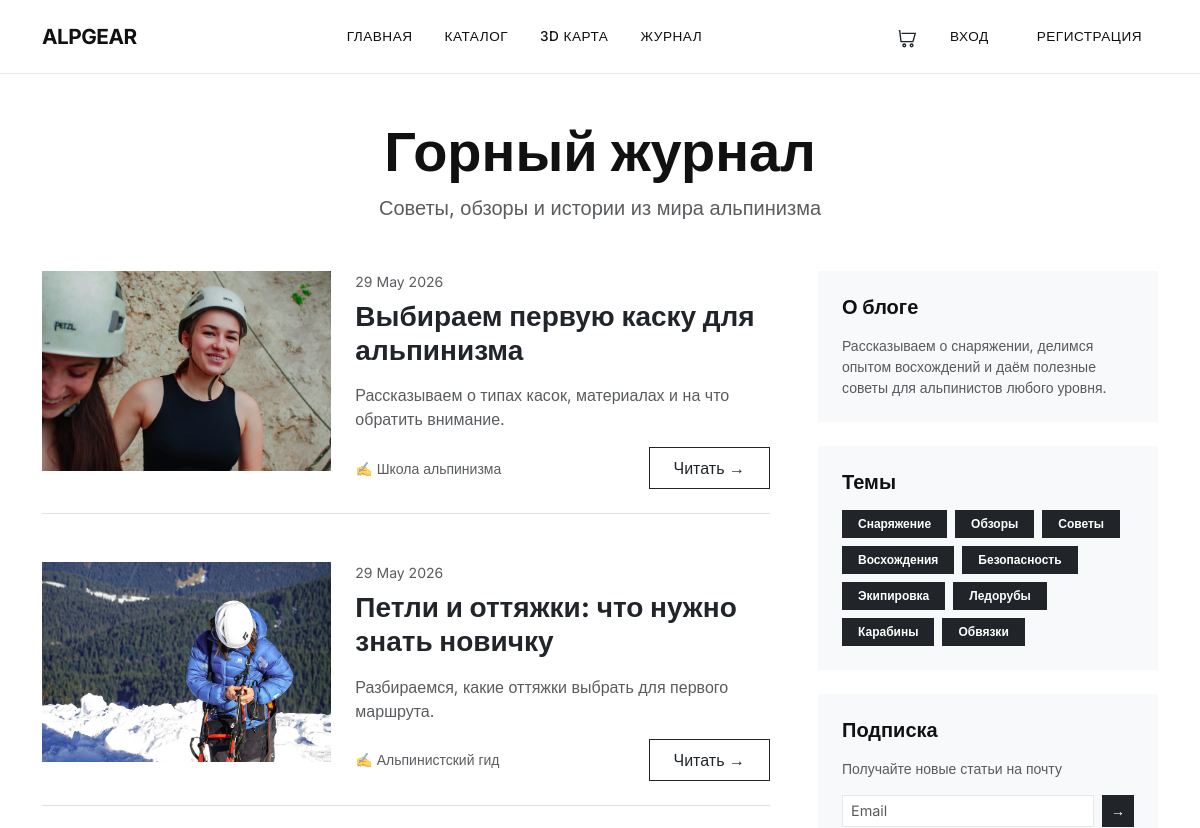
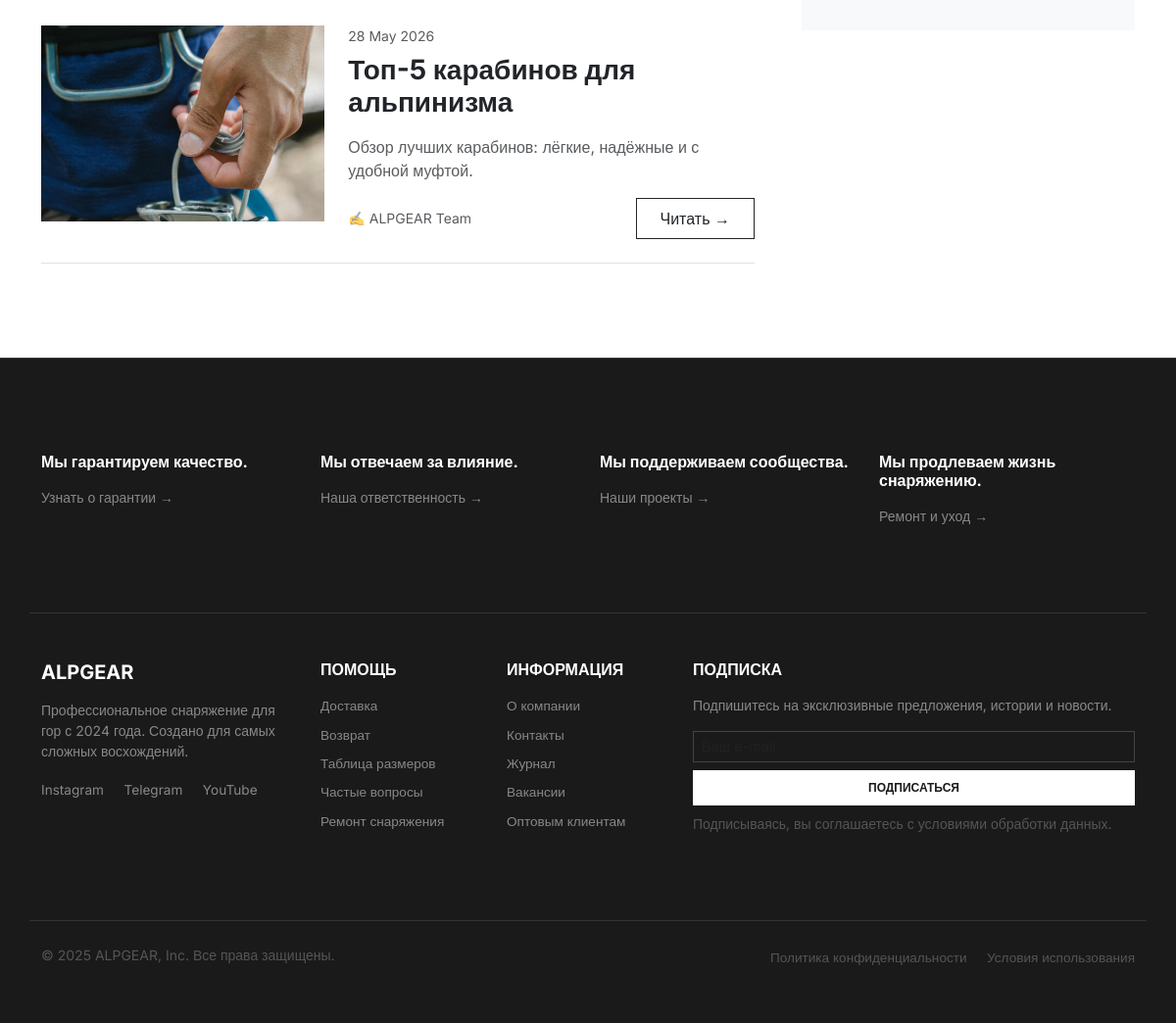
Screenshot of /shop/journal/ with the database file from the repository (2 pictures, top to bottom).
### shop/models.py (models this page shows, shortened)
class Article(models.Model):
    title = models.CharField(max_length=200, verbose_name='Заголовок')
    slug = models.SlugField(max_length=200, unique=True, verbose_name='URL')
    excerpt = models.TextField(verbose_name='Краткое описание', help_text='Отображается в списке статей')
    content = models.TextField(verbose_name='Полный текст')
    image = models.ImageField(upload_to='articles/%Y/%m/%d/', blank=True, verbose_name='Изображение')
    author = models.CharField(max_length=100, default='ALPGEAR Team', verbose_name='Автор')
    created_at = models.DateTimeField(auto_now_add=True, verbose_name='Дата публикации')
    updated_at = models.DateTimeField(auto_now=True, verbose_name='Обновлено')
    is_published = models.BooleanField(default=True, verbose_name='Опубликовано')
    class Meta:
        verbose_name = 'Статья'
        verbose_name_plural = 'Статьи'
        ordering = ['-created_at']
    def get_absolute_url(self):
        return reverse('shop:article_detail', args=[self.slug])

### shop/views.py (the view)
# urls.py: path('journal/', views.article_list, name='article_list'),
def article_list(request):
    articles = Article.objects.filter(is_published=True)
    return render(request, 'shop/article_list.html', {'articles': articles})

### cart/cart.py (called while the page is built)
    def __len__(self):
        return sum(item['quantity'] for item in self.cart.values())

### cart/context_processors.py (called while the page is built)
def cart(request):
    return {'cart': Cart(request)}

### templates/shop/article_list.html (shortened to what this page needs)
{% extends "base.html" %}
{% load static %}
{% block content %}
<div class="container py-5">
    <div class="text-center mb-5">
        <h1 class="display-4 fw-bold">Горный журнал</h1>
        <p class="text-muted fs-5">Советы, обзоры и истории из мира альпинизма</p>
    </div>
    <div class="row g-5">
        <div class="col-lg-8">
            {% for article in articles %}
            <article class="mb-5 pb-4 border-bottom">
                <a href="{{ article.get_absolute_url }}" class="text-decoration-none text-dark">
                    <div class="row g-4">
                        {% if article.image %}
                        <div class="col-md-5">
                            <img src="{{ article.image.url }}" class="img-fluid w-100" style="height: 200px; object-fit: cover;" alt="{{ article.title }}">
                        </div>
                        <div class="col-md-7">
                    {% else %}
                        <div class="col-12">
                    {% endif %}
                            <div class="small text-muted mb-2">{{ article.created_at|date:"d M Y" }}</div>
                            <h2 class="h3 fw-bold mb-3">{{ article.title }}</h2>
                            <p class="text-muted">{{ article.excerpt|truncatechars:150 }}</p>
                            <div class="d-flex justify-content-between align-items-center mt-3">
                                <span class="small text-muted">✍️ {{ article.author }}</span>
                                <span class="btn btn-outline-dark rounded-0 px-4 py-2">Читать →</span>
                            </div>
                        </div>
                    </div>
                </a>
            </article>
            {% empty %}
            <div class="text-center py-5">
                <div class="display-1 mb-3">🏔️</div>
                <h3 class="fw-bold mb-2">Статей пока нет</h3>
                <p class="text-muted">Скоро здесь появятся полезные материалы</p>
            </div>
            {% endfor %}
        </div>
        <div class="col-lg-4">
            <div class="sticky-top" style="top: 90px;">
                <div class="mb-4 p-4" style="background: #f8f9fa;">
                    <h5 class="fw-bold mb-3">О блоге</h5>
                    <p class="small text-muted mb-0">Рассказываем о снаряжении, делимся опытом восхождений и даём полезные советы для альпинистов любого уровня.</p>
                </div>
                <div class="mb-4 p-4" style="background: #f8f9fa;">
                    <h5 class="fw-bold mb-3">Темы</h5>
                    <div class="d-flex flex-wrap gap-2">
                        <a href="{% url 'shop:product_list' %}?search=снаряжение" class="badge bg-dark text-white text-decoration-none px-3 py-2 rounded-0">Снаряжение</a>
                        <a href="{% url 'shop:product_list' %}?search=обзор" class="badge bg-dark text-white text-decoration-none px-3 py-2 rounded-0">Обзоры</a>
                        <a href="{% url 'shop:product_list' %}?search=советы" class="badge bg-dark text-white text-decoration-none px-3 py-2 rounded-0">Советы</a>
                        <a href="{% url 'shop:product_list' %}?search=восхождение" class="badge bg-dark text-white text-decoration-none px-3 py-2 rounded-0">Восхождения</a>
                        <a href="{% url 'shop:product_list' %}?search=безопасность" class="badge bg-dark text-white text-decoration-none px-3 py-2 rounded-0">Безопасность</a>
                        <a href="{% url 'shop:product_list' %}?search=экипировка" class="badge bg-dark text-white text-decoration-none px-3 py-2 rounded-0">Экипировка</a>
                        <a href="{% url 'shop:product_list' %}?search=ледоруб" class="badge bg-dark text-white text-decoration-none px-3 py-2 rounded-0">Ледорубы</a>
                        <a href="{% url 'shop:product_list' %}?search=карабин" class="badge bg-dark text-white text-decoration-none px-3 py-2 rounded-0">Карабины</a>
                        <a href="{% url 'shop:product_list' %}?search=обвязка" class="badge bg-dark text-white text-decoration-none px-3 py-2 rounded-0">Обвязки</a>
                    </div>
                </div>
                <div class="p-4" style="background: #f8f9fa;">
                    <h5 class="fw-bold mb-3">Подписка</h5>
                    <p class="small text-muted">Получайте новые статьи на почту</p>
                    <div class="d-flex gap-2">
                        <input type="email" id="blog-subscribe-email" class="form-control form-control-sm rounded-0" placeholder="Email">
                        <button id="blog-subscribe-btn" class="btn btn-dark rounded-0 btn-sm">→</button>
                    </div>
                </div>
            </div>
        </div>
    </div>
</div>
{% endblock %}

### static/css/style.css (style rules this page uses)
:root { --white: #ffffff; --black: #111111; --gray: #666666; --light-gray: #f5f5f5; --border: #e8e8e8; --gold: #c9a03d; }
body { font-family: 'Inter', sans-serif; background: var(--white); color: var(--black); }
.form-control, .form-select { border-radius: 0; border-color: var(--border); font-size: 0.9rem; }

### templates/base.html (style rules this page uses)
body { font-family: 'Inter', sans-serif; background: #ffffff; }

### rows the page displays
Article: image (picture), created_at "29 May 2026", title "Выбираем первую каску для альпинизма", excerpt "Рассказываем о типах касок, материалах и на что обратить внимание.", author "Школа альпинизма"
Article: image (picture), created_at "29 May 2026", title "Петли и оттяжки: что нужно знать новичку", excerpt "Разбираемся, какие оттяжки выбрать для первого маршрута.", author "Альпинистский гид"
Article: image (picture), created_at "28 May 2026", title "Топ-5 карабинов для альпинизма", excerpt "Обзор лучших карабинов: лёгкие, надёжные и с удобной муфтой.", author "ALPGEAR Team"
